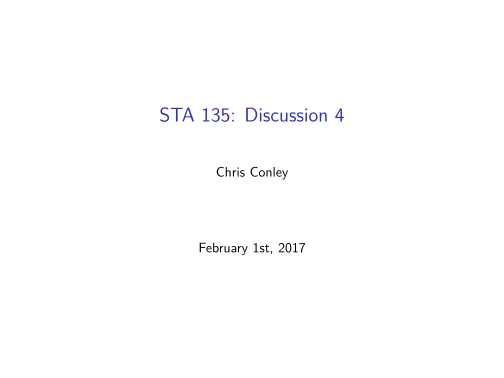

Recreate this plot in R.
#' ---	
#' title: "STA 135: Discussion 4"	
#' author: "Chris Conley"	
#' date: "February 1st, 2017"	
#' output:	
#'   beamer_presentation:	
#'     fig_width: 5	
#'     fig_height: 5	
#'     fig_caption: false	
#' fontsize: 10pt	
#' header-includes:	
#' - \usepackage{amsmath}	
#' ---	
#' 	
#' 	
library(knitr)	
knitr::opts_chunk$set(echo = TRUE, warning = F, digits = 2)	
#' 	
#' 	
#' ## Inferences about a mean vector	
#' 	
#' Code and examples will be discussed.  	
#' 	
#' ##  Example 5.2	
#' 	
#' Import the physiology measurements derived from 20 people's sweat (Ewww!). This data is available on canvas. 	
#' 	
#' 	
datadir <- "~/../Box Sync/sta135-winter17/textbook_data/"	
sweat <- read.table(file.path(datadir, "T5-1.DAT"))	
names(sweat) <- c("rate", "sodium", "potassium")	
head(sweat)	
#' 	
#' 	
#' ## Test mean vector with Hotellings $T^2$ statistic	
#' 	
#' Write some functions to compute the critical value and the $T^2$test statistic. Note that these functions, especially the hotellings $T^2$ is not robust to missing data and assumes the sample covariance matrix is invertible. Which is more computationally efficient: computing $T^2$ as a function of Wilk's lambda or just the regular $T^2$ formula that is a generalization of the univariate $t$-test? 	
#' 	
#' 	
critical_value <- function(n,p, alpha) { 	
  ((n - 1)*p / (n - p)) * 	
    qf(p = 1 - alpha, df1 = p, df2 = n - p)	
}	
t2_stat <- function(dat, mu0) { 	
  X <- as.matrix(dat)	
  n <- nrow(X)	
  Xbar <- colMeans(X)	
  d <- (Xbar - mu0)	
  n * t(d) %*%solve(cov(X)) %*% d	
}	
#' 	
#' 	
#' 	
#' ## Test mean vector with Hotellings $T^2$ statistic	
#' 	
#' $H_0: \bf \mu = (4,50,10)^T$ vs. $H_a: \bf \mu \neq (4,50,10)^T$	
#' 	
#' at $\alpha = 0.10$. 	
#' 	
#' 	
alpha <- 0.10; n <- nrow(sweat); p <- ncol(sweat);	
crit <- critical_value(n, p, alpha)	
T2 <- t2_stat(sweat, mu = c(4,50,10))	
#' 	
#' 	
#' Since $T^2$=`r round(T2,3)` $>$ `r round(crit,3)` $=\frac{(n - 1)p}{(n - p)}F_{3,17}(0.10)$, we reject $H_0$ in favor of $H_a$ at the 10\% significance level.  	
#' 	
#' 	
#' 	
#' 	
#' ## 95\% $T^2$ confidence intervals for $\mu_1,\mu_2,\mu_3$	
#' 	
#' Using Result 5.3, we have the following code: 	
#' 	
#' 	
t2_ci <- function(a, dat, alpha= 0.05) {	
  X <- as.matrix(dat)	
  Xbar <- colMeans(X)	
  n <- nrow(X)	
  p <- ncol(X)	
  crit <- critical_value(n, p, alpha)	
  center <- a %*% Xbar 	
  me <- sqrt(crit* t(a) %*% cov(X) %*% a / n)	
  c(lower = center - me, upper = center + me)	
}	
#' 	
#' 	
#' ## 95\% $T^2$ confidence intervals for $\mu_1,\mu_2,\mu_3$	
#' 	
#' 	
#' 	
sci_t2 <- t(apply(X = diag(p), MARGIN = 1, 	
                  FUN = t2_ci, 	
                  dat = sweat, alpha = 0.05))	
rownames(sci_t2) <- colnames(sweat)	
kable(sci_t2, 	
      caption = "95% $T^2$ confidence intervals for sweat data")	
#' 	
#' 	
#' ## Discussion 	
#' 	
#' \begin{itemize}	
#' \item Confidence interval methods using the $t_{n-1}(\alpha/2)$ critical value found in the univariate case do not provide simultaneous coverage of the means when considering multiple confidence intervals. For example, the coordinate-confidence intervals for each $\mu_i, i = 1, \dots, p$ are not simultaneously covered in this naive framework; see formula 5-21 when $a = (0_1,\dots, 1_i, \dots, 0_p)^T$ for the $i$th coordinate.	
#' \item To obtain simultaneous confidence statements for arbitrary linear combinations of the mean, we can use a larger critical value that corresponds to the $T^2$ confidence intervals (see formula 5-23, result 4.3). This is a very powerful tool that can be used under "data-snooping" contexts. 	
#' \item But need we pay the price of much wider confidence intervals under $T^2$ or can we do better? Bonferroni can produce more efficient (i.e. tighter) simultaneous confidence intervals than $T^2$ when we pre-specify the contrasts prior to data analysis. 	
#' \end{itemize}	
#' 	
#' 	
#' ## 95\% Bonferroni confidence intervals for $\mu_1,\mu_2,\mu_3$	
#' 	
#' We can abstract the previous confidence interval function into one that can express either result 4.3 or using the Bonferroni correction (5-29).	
#' 	
#' 	
cif <- function(a, dat, alpha, 	
                method = c("T2", "Bonf"), m = NULL) { 	
  X <- as.matrix(dat)	
  Xbar <- colMeans(X)	
  n <- nrow(X)	
  if (method == "T2") {	
    p <- ncol(X)	
    crit <- critical_value(n, p, alpha)	
     me <- sqrt(crit*(t(a) %*% cov(X) %*% a ) / n)	
  }	
  else if (method == "Bonf") { 	
    crit <- qt(p = 1 - (alpha/(2*m)), df = n - 1)	
    me <- crit*sqrt((t(a) %*% cov(X) %*% a ) / n)	
  }	
  center <- a %*% Xbar 	
 	
  c(lower = center - me, upper = center + me)	
}	
#' 	
#' 	
#' 	
#' 	
#verify that the cif function is correct	
#example 5.6 in the textbook	
#example 5.4 in the textbook	
micro <- read.table(file.path(datadir,  "../hw/e5_5.txt"), header = T)	
#BONFERRONI MATCHES EXAMPLE 5.6	
t(apply(X = diag(2), MARGIN = 1, FUN = cif, dat = micro, alpha = 0.05, method = "Bonf", m = 2))	
#T2 MATCHES EXAMPLE 5.4	
t(apply(X = diag(2), MARGIN = 1, FUN = cif, dat = micro, alpha = 0.05, method = "T2"))	
#' 	
#' 	
#' 	
#' ## 95\% Bonferroni confidence intervals for $\mu_1,\mu_2,\mu_3$	
#' 	
#' Note that we need to "pre-specify" the number of confidence intervals to be $m=3$ in the Bonferroni case. Hint: on part (d) of exercise 5.10, the number of confidence intervals is the total  number of confidence intervals from part (a) and from part (b). 	
#' 	
#' ## 95\% Bonferroni confidence intervals for $\mu_1,\mu_2,\mu_3$	
#' 	
#' How do these Bonferroni intervals compare to the $T^2$ intervals? 	
#' 	
#' 	
sci_bonf <- t(apply(X = diag(p), MARGIN = 1, 	
                  FUN = cif, 	
                  dat = sweat, alpha = 0.05,	
                  method = "Bonf", m = 3))	
#' 	
#' 	
#' Bonferroni intervals are smaller in every case. 	
#' 	
#' 	
#' 	
#formatting comparison	
comp <-  cbind(paste0("(", round(sci_bonf[,1], 3), ", ", round(sci_bonf[,2],3), ")"),	
               paste0("(", round(sci_t2[,1],3), ", ", round(sci_t2[,2],3), ")"))	
colnames(comp) <- c("Bonferroni", "T^2")	
rownames(comp) <- colnames(sweat)	
kable(comp, 	
      caption = "95% simultaneous confidence intervals for sweat data")	
#' 	
#' 	
#' 	
#' ## Exercise 5.19	
#' 	
#' Read in the stiffness and bending strength measurements of the lumber data.	
#' 	
#' 	
lumber <- read.table(file = file.path(datadir, "T5-11.DAT"),	
                   col.names = c("stiffness", "bending_strength"))	
	
head(lumber)	
#' 	
#' 	
#' ## Confidence Ellipse: Exercise 5.19 (a,b)	
#' 	
#' Define a function to plot the confidence ellipse and overlay with data points and the proposed mean, $\mu_0$.	
#' 	
#' 	
library(ellipse)	
ci_ellipse <- function(pw, dat, alpha, mu0) {	
  X <- as.matrix(dat); X <- X[,pw];	
  Xbar <- colMeans(X)	
  crit <- critical_value(n = nrow(X), p = ncol(X), 	
                         alpha = alpha)	
  ell_points <- ellipse(x = cov(X), centre = Xbar,	
                        t = sqrt(crit/n))	
  plot(ell_points,	
       type = "l",	
       main = "Scatter plot of data with T2 confidence ellipse",	
       ylim = c(min(X[,2]), max(X[,2])), 	
       xlim  = c(min(X[,1]), max(X[,1])))	
  #center of ellipse	
  points(Xbar[1], Xbar[2], pch = 19)	
  #proposed mu0	
  points(mu0[1], mu0[2], pch = "*", cex = 3)	
  #data 	
  points(X[,1], X[,2], pch = '+')	
}	
#' 	
#' 	
#' 	
#' ## Confidence Ellipse Exercise 5.19 (a,b)	
#' 	
#' Legend: data points with $+$, the $\mu_0$ with $*$ and the center of the ellipse with a solid black dot.	
#' 	
#' 	
ci_ellipse(pw = c(1,2), dat = lumber, alpha = 0.05, 	
           mu0 = c(2000, 10000))	
#' 	
#' 	
#' ## Exercise 5.19 (b)	
#' 	
#' From the previous slide we see that the proposed value, $\mu_0$, is not within the confidence ellipse. Thus, $\mu_0$ does not contain plausible values for the mean stiffness and mean bending strength of the lumber. Compare this visual method with a numerical method (i.e. Hotelling $T^2$ hypothesis testing, e.g. example 5.4) for testing whether the $\mu_0$ is contained in the confidence ellipse.	
#' 	
#' ## Exercise 5.19 (c)	
#' 	
#' Some of the following code like `qqplot.data` is hidden from view in the .pdf. Please look at the .R file for its definition.	
#' 	
#' ## Exercise 5.19 (c) stiffness is sufficiently normal	
#' 	
#' 	
#' 	
## qqnorm with qqline in ggplot2	
#source: http://stackoverflow.com/questions/4357031/qqnorm-and-qqline-in-ggplot2/	
qqplot.data <- function (vec) # argument: vector of numbers	
{	
  library(ggplot2)	
  # following four lines from base R's qqline()	
  y <- quantile(vec[!is.na(vec)], c(0.25, 0.75))	
  x <- qnorm(c(0.25, 0.75))	
  slope <- diff(y)/diff(x)	
  int <- y[1L] - slope * x[1L]	
	
  d <- data.frame(resids = vec)	
	
  ggplot(d, aes(sample = resids)) + stat_qq() + 	
    geom_abline(slope = slope, intercept = int) + 	
    theme_bw()	
	
}	
#' 	
#' 	
#' 	
#' 	
qqplot.data(lumber$stiffness) 	
#' 	
#' 	
#' ## Exercise 5.19 (c) bending strength is sufficiently normal	
#' 	
#' 	
#' 	
qqplot.data(lumber$bending_strength) 	
#' 	
#' 	
#' ## Exercise 5.19 (c) Scatter plot is sufficiently elliptical	
#' 	
#' No strong indication that bi-variate normal is grossly violated. 	
#' 	
#' 	
ggplot(data = lumber, aes(y = stiffness, x = bending_strength)) + 	
  geom_point() + theme_bw()	
#' 	
#' 	
#' 	
#' ## Exercise 5.19 (c) discussion	
#' 	
#' Data will almost always exhibit some deviations from normality. The `Q-Q` plots are limited diagnostics, but give us some indication that there are not gros violations of the normality assumption because the sample quantiles match fairly closely with the theoretical quantiles. With the scatter plots, we are looking for some approximation, how ever rough, of an ellipse. This is more judgement and experience about when non-normality is so strong that the interval estimation will be mis-specified for small $n - p$. For large enough $n - p$, we can overcome departures from normality through a $\chi^2$ approximation.	
#' 	
#' ## Exercise 5.19  95\% Confidence intervals	
#' 	
#' 	
#' 	
p <- ncol(lumber)	
n <- nrow(lumber)	
ci_bonf <- t(apply(X = diag(p), MARGIN = 1, 	
                  FUN = cif, 	
                  dat = lumber, alpha = 0.05,	
                  method = "Bonf", m = 3))	
ci_t2 <- t(apply(X = diag(p), MARGIN = 1, 	
                  FUN = cif, 	
                  dat = lumber, alpha = 0.05,	
                  method = "T2", m = 3))	
#' 	
#' 	
#' 	
#formatting comparison	
comp <-  cbind(paste0("(", round(ci_bonf[,1], 3), ", ", round(ci_bonf[,2],3), ")"),	
               paste0("(", round(ci_t2[,1],3), ", ", round(ci_t2[,2],3), ")"))	
colnames(comp) <- c("Bonferroni", "T^2")	
rownames(comp) <- colnames(lumber)	
kable(comp, 	
      caption = "95% simultaneous confidence intervals for lumber data")	
#' 	
#' 	
#' 	
#' ## Visualize Confidence Intervals	
#' 	
#' 	
#' We can compare the Bonferroni intervals with the simultaneous T^2 intervals. We write an R function, 	
#' `ci_compare`, found in the `.R` script version of this file to do this. Note that if two confidence intervals being compared are linear combinations of the original data, then the `ci_compare` function accepts a matrix $XA$ that is the linear combinations applied to the data matrix. For example, if $n=23, p = 4$ and  one inteval was for $\mu_2-\mu_1$ and the other was $\mu_4-\mu_3$, then the matrix 	
#' 	
#' $$	
#' A= \begin{bmatrix}	
#'     -1 & 0 \\ 	
#'     1  & 0 \\	
#'     0  & -1 \\	
#'     0  & 1 \\	
#'   \end{bmatrix}	
#' $$	
#' would be used to create the right input to the function.	
#' 	
#' 	
XA <- X %*% A	
#' 	
#' 	
#' But the dimensions $n=23,p=4$ of the original data matrix are still passed to the function `ci_compare` to make the right ellipse length. The following example has no special linear combinations, so it is rather straightforward.	
#' 	
#' 	
library(ellipse)	
ci_compare <- function(XA, n, p, alpha, 	
                       bonf_rect,  t2_rect, 	
                       xlab = "", 	
                       ylab = "") {	
  Xbar <- colMeans(XA)	
  crit <- critical_value(n = n, p = p, 	
                         alpha = alpha)	
  ell_points <- ellipse(x = cov(XA), centre = Xbar,	
                        t = sqrt(crit/n))	
  plot(ell_points,	
       type = "l",	
       main = "Compare Bonferroni to T^2", 	
       xlab = xlab, 	
       ylab = ylab)	
  #center of ellipse	
  points(Xbar[1], Xbar[2], pch = 19)	
  #bonferroni bonf_rectangle	
  segments(x0 = bonf_rect[1,1], y0 = bonf_rect[2,1], 	
           x1 = bonf_rect[1,1], y1 = bonf_rect[2,2], 	
           lty = 2)	
  segments(x0 = bonf_rect[1,1], y0 = bonf_rect[2,1], 	
           x1 = bonf_rect[1,2], y1 = bonf_rect[2,1], 	
           lty = 2)	
  segments(x0 = bonf_rect[1,2], y0 = bonf_rect[2,1], 	
           x1 = bonf_rect[1,2], y1 = bonf_rect[2,2], 	
           lty = 2)	
  segments(x0 = bonf_rect[1,2], y0 = bonf_rect[2,2], 	
           x1 = bonf_rect[1,1], y1 = bonf_rect[2,2], 	
           lty = 2)	
  #T^2 rectangle	
  segments(x0 = t2_rect[1,1], y0 = t2_rect[2,1], 	
           x1 = t2_rect[1,1], y1 = t2_rect[2,2], 	
           lty = 3)	
  segments(x0 = t2_rect[1,1], y0 = t2_rect[2,1], 	
           x1 = t2_rect[1,2], y1 = t2_rect[2,1], 	
           lty = 3)	
  segments(x0 = t2_rect[1,2], y0 = t2_rect[2,1], 	
           x1 = t2_rect[1,2], y1 = t2_rect[2,2], 	
           lty = 3)	
  segments(x0 = t2_rect[1,2], y0 = t2_rect[2,2], 	
           x1 = t2_rect[1,1], y1 = t2_rect[2,2], 	
           lty = 3)	
  legend(x = "center", c("Bonferroni","T^2"), lty = c(2,3))	
}	
#' 	
#' 	
#' 	
#' ## Visualize Confidence Intervals	
#' 	
#' 	
ci_compare(X = as.matrix(lumber), n = n, p = p, alpha = 0.05, 	
           bonf_rect = ci_bonf, t2_rect = ci_t2, 	
           xlab = "Stiffness", ylab = "Bending Strength")	
#' 	
#' 	
#' 	
